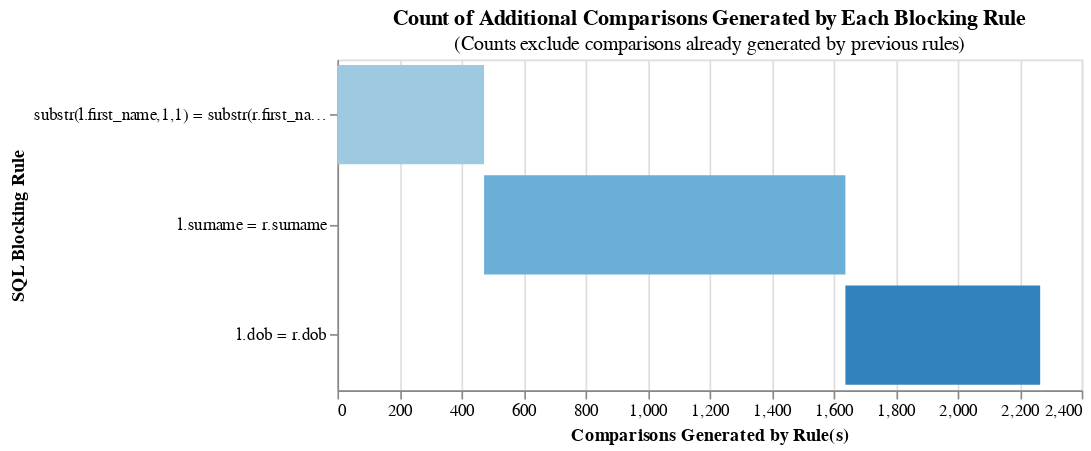

Source (notebook cell):
### Markdown cell above
### Counting the number of comparisons created by a list of blocking rules

As noted above, it's usually a good idea to use multiple blocking rules.  It's therefore useful to know how many record comparisons will be generated when these rules are applied.

Since the same record comparison may be created by several blocking rules, and Splink automatically deduplicates these comparisons, we cannot simply total the number of comparisons generated by each rule individually.  

Splink provides a chart that shows the marginal (additional) comparisons generated by each blocking rule, after deduplication.  This is shown in the following chart:

### Code cell
blocking_rules = [blocking_rule_1, blocking_rule_2, blocking_rule_3]
linker.cumulative_num_comparisons_from_blocking_rules_chart(blocking_rules, link_type="dedupe_only", unique_id_column_name="unique_id")

### Figure 1 — Vega-Lite specification as saved in the notebook (floating-point values rounded to 4 significant figures)
{"$schema": "https://vega.github.io/schema/vega-lite/v5.json", "config": {"header": {"title": null}, "mark": {"tooltip": null}, "title": {"anchor": "middle"}, "view": {"height": 200, "width": 450}}, "data": {"values": [{"cartesian": 499500, "cumulative_rows": 473, "reduction_ratio": "The rolling reduction ratio with your given blocking rule(s) is 0.999. \nThis represents the reduction in the total number of comparisons due to your rule(s).", "row_count": 473, "rule": "substr(l.first_name,1,1) = substr(r.first_name,1,1) and l.surname = r.surname", "start": 0}, {"cartesian": 499500, "cumulative_rows": 1638, "reduction_ratio": "The rolling reduction ratio with your given blocking rule(s) is 0.997. \nThis represents the reduction in the total number of comparisons due to your rule(s).", "row_count": 1165, "rule": "l.surname = r.surname", "start": 473}, {"cartesian": 499500, "cumulative_rows": 2266, "reduction_ratio": "The rolling reduction ratio with your given blocking rule(s) is 0.995. \nThis represents the reduction in the total number of comparisons due to your rule(s).", "row_count": 628, "rule": "l.dob = r.dob", "start": 1638}]}, "encoding": {"color": {"field": "rule", "legend": null, "scale": {"scheme": "category20c"}}, "order": {"field": "cumulative_rows"}, "tooltip": [{"field": "rule", "title": "SQL Condition", "type": "nominal"}, {"field": "row_count", "format": ",", "title": "Comparisons Generated", "type": "quantitative"}, {"field": "cumulative_rows", "format": ",", "title": "Cumulative Comparisons", "type": "quantitative"}, {"field": "cartesian", "format": ",", "title": "Cartesian Product of Input Data", "type": "quantitative"}, {"field": "reduction_ratio", "title": "Reduction Ratio (cumulative rows/cartesian product)", "type": "ordinal"}], "x": {"field": "start", "title": "Comparisons Generated by Rule(s)", "type": "quantitative"}, "x2": {"field": "cumulative_rows"}, "y": {"field": "rule", "sort": "-x2", "title": "SQL Blocking Rule"}}, "mark": "bar", "title": {"subtitle": "(Counts exclude comparisons already generated by previous rules)", "text": "Count of Additional Comparisons Generated by Each Blocking Rule"}}
